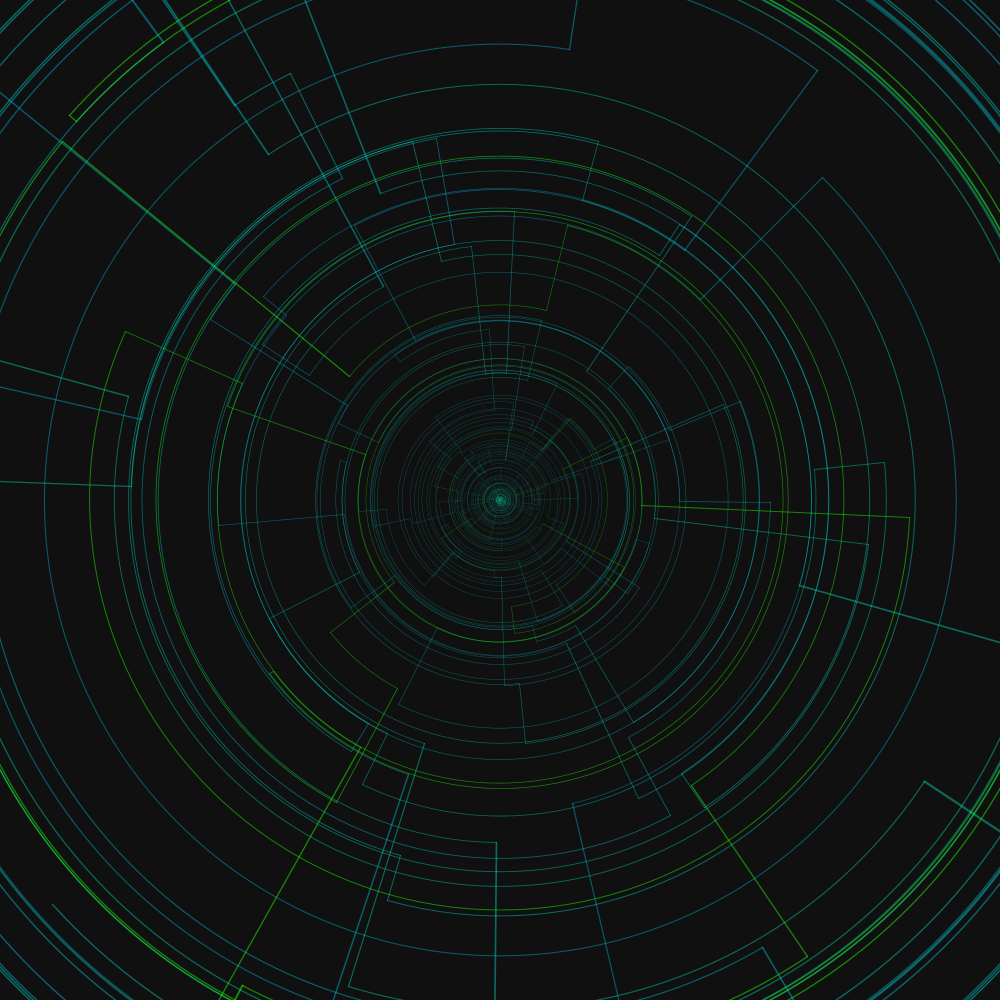
Frame 1 (no input)
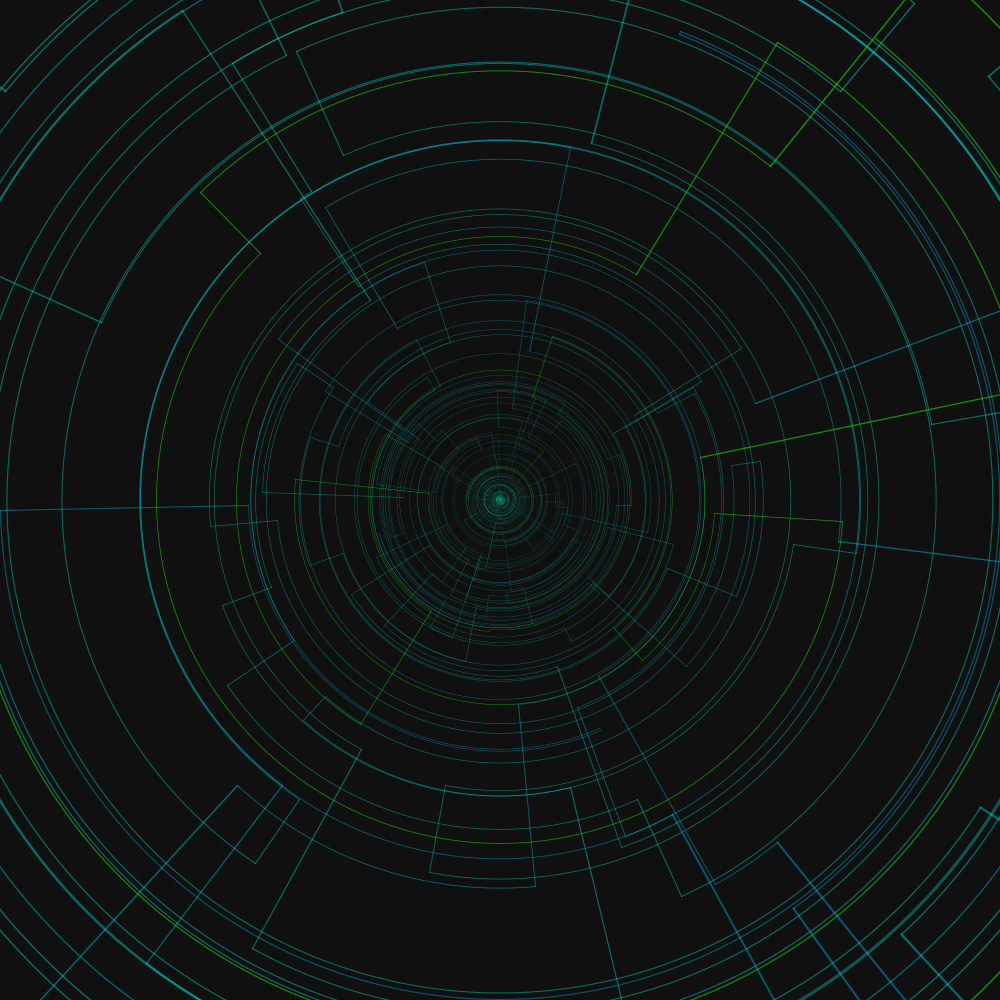
Frame 2 (the mouse pressed at the canvas centre, redrawn once)

The Processing sketch that drew these frames (run headless with seeded random() and noise(); the mouse was pressed at the canvas centre and the sketch redrawn once):

// Processing sketch: lineArc
// ── lineArc.pde
void setup() {
  size(1000, 1000);
  noLoop();
}

void draw() {
  translate(width / 2.0, height / 2.0);
  noFill();
  background(16);
  colorMode(HSB);
  
  float d = 1.125;
  while (d < 2.5) {
    stroke((255 - 64) + random(64), 255, 255, 128);
    stroke(255, 128);
    stroke(random(120, 138), 255, 255, 96);
    makeThing(d);
    d += random(0.08, 0.12);
  }
  stroke(80, 255, 255, 128);
  makeThing(2.03);
  stroke(80, 255, 255, 128);
  makeThing(1.6);
  stroke(80, 255, 255, 128);
  makeThing(2.9);
}

void makeThing(float inc) {
  float angle = random(TWO_PI);
  float d = 1;
  float d1 = 1;
  float maxDistance = sqrt(2) * width;    
  
  while(d < maxDistance) {
    float thisAngle = angle;
    angle += random(-TWO_PI, TWO_PI);
    PVector p = PVector.fromAngle(thisAngle);
    PVector p1 =   p.get();
    p.mult(d);
    p1.mult(d1);
  
    strokeWeight(map(d, 0, maxDistance, 0.125, 3));
    line(p.x, p.y, p1.x, p1.y);
 
    if (angle > thisAngle) {
      arc(0, 0, d * 2, d * 2, thisAngle, angle);      
    }
    else {
      arc(0, 0, d * 2, d * 2, angle, thisAngle);
    }
    d1 = d;
    if (random(1) > 0.25) {
      d *= inc;
    }
    else {
      d *= 1.0 / (inc / 2.0);
    }
  }
}
